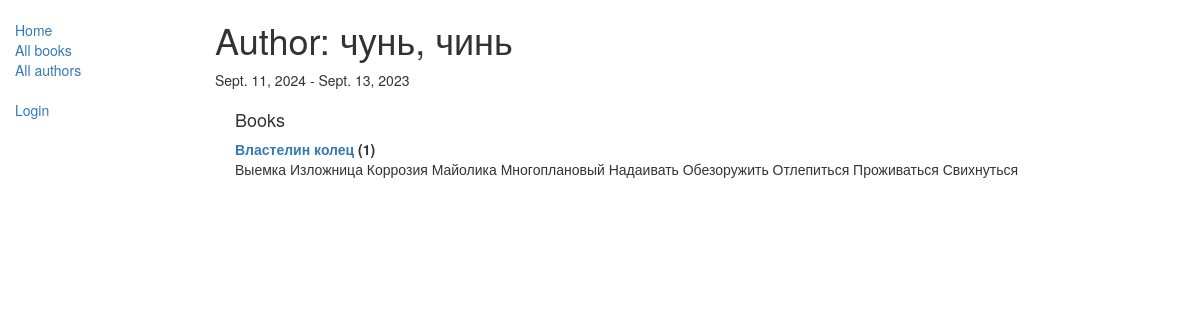
The app's page /catalog/author/1 with its own data.
### catalog/models.py (models this page shows, shortened)
class Author(models.Model):
    first_name = models.CharField(max_length=100)
    last_name = models.CharField(max_length=100)
    date_of_birth = models.DateField(null=True, blank=True)
    date_of_death = models.DateField('died', null=True, blank=True)
    def __str__(self):
        return '%s, %s' % (self.last_name, self.first_name)
    class Meta:
        ordering = ['last_name']

class Book(models.Model):
    title = models.CharField(max_length=200)
    author = models.ForeignKey('Author', on_delete=models.SET_NULL, null=True)
    language = models.ForeignKey('Language', on_delete=models.SET_NULL, null=True)
    summary = models.TextField(max_length=1000, help_text="Enter a brief description of the book")
    isbn = models.CharField('ISBN',max_length=13, help_text='13 Character <a href="https://www.isbn-international.org/content/what-isbn">ISBN number</a>')
    genre = models.ManyToManyField(Genre, help_text="Select a genre for this book")
    def __str__(self):
        return self.title

### catalog/views.py (the view)
# urls.py: path('author/<int:pk>', views.AuthorDetailView.as_view(), name='author-detail'),
class AuthorDetailView(generic.DetailView):
    model = Author

### catalog/templates/catalog/author_detail.html
{% extends "base_generic.html" %}
{% block content %}
<h1>Author: {{ author }} </h1>
<p>{{author.date_of_birth}} - {% if author.date_of_death %}{{author.date_of_death}}{% endif %}</p>
<div style="margin-left:20px;margin-top:20px">
<h4>Books</h4>
<dl>
{% for book in author.book_set.all %}
<dt><a href="{% url 'book-detail' book.pk %}">{{book}}</a> ({{book.bookinstance_set.all.count}})</dt>
<dd>{{book.summary}}</dd>
{% endfor %}
</dl>
</div>
{% endblock %}

### records on screen
Author: last_name+first_name "чунь, чинь", date_of_birth "Sept. 11, 2024", date_of_death "Sept. 13, 2023"
Book: title "Властелин колец", bookinstance_set.all.count "1", summary "Выемка Изложница Коррозия Майолика Многоплановый Надаивать Обезоружить Отлепиться Проживаться Свихнуться"
